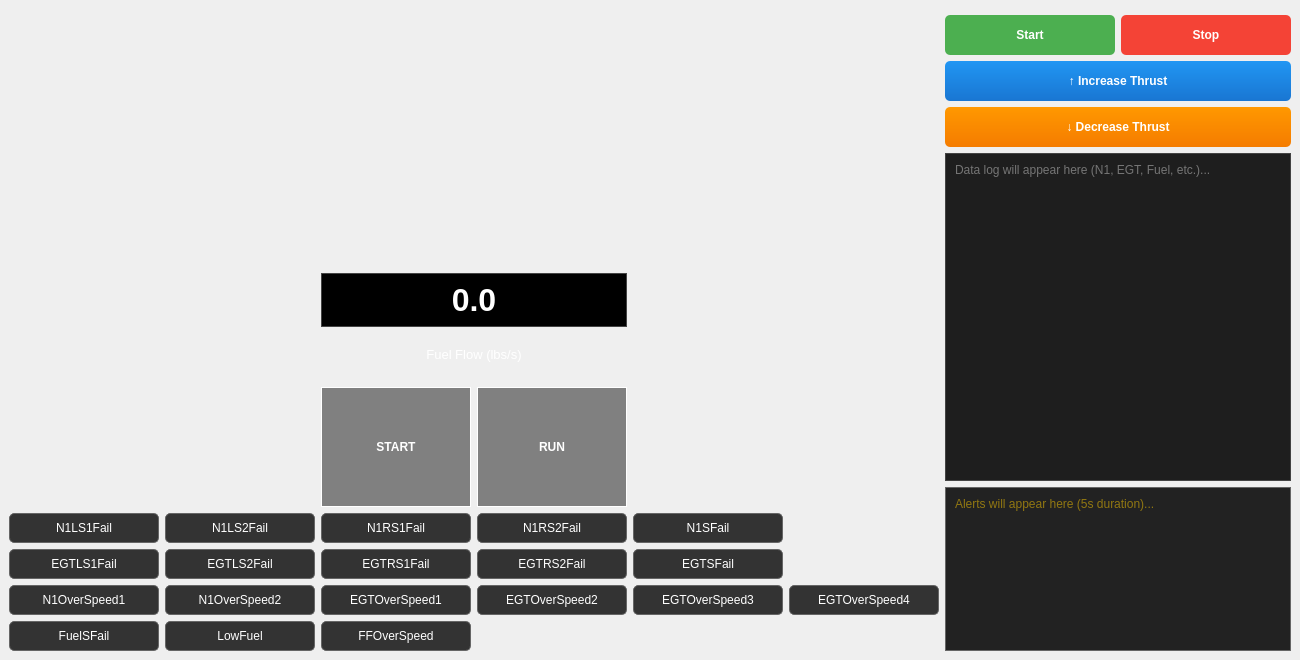
<?xml version="1.0" encoding="UTF-8"?>
<ui version="4.0">
 <class>EngineSimulatorClass</class>
 <widget class="QMainWindow" name="EngineSimulatorClass">
  <property name="geometry">
   <rect>
    <x>0</x>
    <y>0</y>
    <width>1300</width>
    <height>660</height>
   </rect>
  </property>
  <property name="windowTitle">
   <string>Virtual Engine Monitor</string>
  </property>
  <widget class="QWidget" name="centralWidget">
   <layout class="QHBoxLayout" name="mainLayout">
    <item>
     <layout class="QVBoxLayout" name="leftLayout" stretch="1,0">
      <property name="spacing">
       <number>6</number>
      </property>
      <property name="topMargin">
       <number>0</number>
      </property>
      <property name="bottomMargin">
       <number>0</number>
      </property>
      <item>
       <layout class="QGridLayout" name="gaugeGrid" rowstretch="1,1" columnstretch="1,1,1">
        <item row="0" column="0">
         <layout class="QVBoxLayout" name="layoutN1Left">
          <item>
           <widget class="QWidget" name="gaugeN1LeftContainer" native="true">
            <property name="sizePolicy">
             <sizepolicy hsizetype="Preferred" vsizetype="Preferred">
              <horstretch>0</horstretch>
              <verstretch>0</verstretch>
             </sizepolicy>
            </property>
            <property name="minimumSize">
             <size>
              <width>300</width>
              <height>0</height>
             </size>
            </property>
           </widget>
          </item>
         </layout>
        </item>
        <item row="0" column="1">
         <layout class="QVBoxLayout" name="layoutFuelLevel">
          <property name="topMargin">
           <number>0</number>
          </property>
          <item>
           <widget class="QWidget" name="gaugeFuelLevelContainer" native="true">
            <property name="sizePolicy">
             <sizepolicy hsizetype="Preferred" vsizetype="Preferred">
              <horstretch>0</horstretch>
              <verstretch>0</verstretch>
             </sizepolicy>
            </property>
            <property name="minimumSize">
             <size>
              <width>300</width>
              <height>0</height>
             </size>
            </property>
           </widget>
          </item>
         </layout>
        </item>
        <item row="0" column="2">
         <layout class="QVBoxLayout" name="layoutN1Right">
          <item>
           <widget class="QWidget" name="gaugeN1RightContainer" native="true">
            <property name="sizePolicy">
             <sizepolicy hsizetype="Preferred" vsizetype="Preferred">
              <horstretch>0</horstretch>
              <verstretch>0</verstretch>
             </sizepolicy>
            </property>
            <property name="minimumSize">
             <size>
              <width>300</width>
              <height>0</height>
             </size>
            </property>
           </widget>
          </item>
         </layout>
        </item>
        <item row="1" column="0">
         <layout class="QVBoxLayout" name="layoutEGTLeft">
          <item>
           <widget class="QWidget" name="gaugeEGTLeftContainer" native="true">
            <property name="sizePolicy">
             <sizepolicy hsizetype="Preferred" vsizetype="Preferred">
              <horstretch>0</horstretch>
              <verstretch>0</verstretch>
             </sizepolicy>
            </property>
            <property name="minimumSize">
             <size>
              <width>300</width>
              <height>0</height>
             </size>
            </property>
           </widget>
          </item>
         </layout>
        </item>
        <item row="1" column="1">
         <layout class="QVBoxLayout" name="fuelFlowAndIndicators">
          <item>
           <layout class="QVBoxLayout" name="fuelFlowDisplay">
            <property name="spacing">
             <number>0</number>
            </property>
            <property name="topMargin">
             <number>12</number>
            </property>
            <item>
             <widget class="QLabel" name="lcdFuelFlow">
              <property name="minimumSize">
               <size>
                <width>300</width>
                <height>0</height>
               </size>
              </property>
              <property name="styleSheet">
               <string notr="true">color: white;
font-family: &quot;Courier New&quot;, monospace;
font-size: 24pt;
font-weight: bold;
background-color: black;
border: 1px solid #444;
padding: 5px;</string>
              </property>
              <property name="text">
               <string>0.0</string>
              </property>
              <property name="alignment">
               <set>Qt::AlignmentFlag::AlignCenter</set>
              </property>
              <property name="margin">
               <number>0</number>
              </property>
             </widget>
            </item>
            <item>
             <widget class="QLabel" name="labelFuelFlowName">
              <property name="minimumSize">
               <size>
                <width>300</width>
                <height>0</height>
               </size>
              </property>
              <property name="styleSheet">
               <string notr="true">color: white; font-size: 10pt;</string>
              </property>
              <property name="text">
               <string>Fuel Flow (lbs/s)</string>
              </property>
              <property name="alignment">
               <set>Qt::AlignmentFlag::AlignCenter</set>
              </property>
             </widget>
            </item>
           </layout>
          </item>
          <item>
           <layout class="QHBoxLayout" name="indicatorLayout">
            <item>
             <widget class="QLabel" name="labelStartIndicator">
              <property name="minimumSize">
               <size>
                <width>150</width>
                <height>0</height>
               </size>
              </property>
              <property name="styleSheet">
               <string notr="true">background-color: gray; color: white; font-weight: bold;</string>
              </property>
              <property name="frameShape">
               <enum>QFrame::Shape::Box</enum>
              </property>
              <property name="text">
               <string>START</string>
              </property>
              <property name="alignment">
               <set>Qt::AlignmentFlag::AlignCenter</set>
              </property>
             </widget>
            </item>
            <item>
             <widget class="QLabel" name="labelRunIndicator">
              <property name="minimumSize">
               <size>
                <width>150</width>
                <height>0</height>
               </size>
              </property>
              <property name="styleSheet">
               <string notr="true">background-color: gray; color: white; font-weight: bold;</string>
              </property>
              <property name="frameShape">
               <enum>QFrame::Shape::Box</enum>
              </property>
              <property name="text">
               <string>RUN</string>
              </property>
              <property name="alignment">
               <set>Qt::AlignmentFlag::AlignCenter</set>
              </property>
             </widget>
            </item>
           </layout>
          </item>
         </layout>
        </item>
        <item row="1" column="2">
         <layout class="QVBoxLayout" name="layoutEGTRight">
          <item>
           <widget class="QWidget" name="gaugeEGTRightContainer" native="true">
            <property name="sizePolicy">
             <sizepolicy hsizetype="Preferred" vsizetype="Preferred">
              <horstretch>0</horstretch>
              <verstretch>0</verstretch>
             </sizepolicy>
            </property>
            <property name="minimumSize">
             <size>
              <width>300</width>
              <height>0</height>
             </size>
            </property>
           </widget>
          </item>
         </layout>
        </item>
       </layout>
      </item>
      <item>
       <layout class="QGridLayout" name="anomalyGrid" rowstretch="1,1,1,1" columnstretch="1,1,1,1,1,0">
        <item row="0" column="0">
         <widget class="QPushButton" name="N1LS1Fail">
          <property name="minimumSize">
           <size>
            <width>150</width>
            <height>30</height>
           </size>
          </property>
          <property name="styleSheet">
           <string notr="true">QPushButton {
    background-color: #333333;
    color: white;
    border: 1px solid #666666;
    border-radius: 5px;
}
QPushButton:hover {
    background-color: #444444;
}
QPushButton:pressed {
    background-color: #555555;
    border: 2px solid #FF9800;
}
QPushButton:checked {
    background-color: #F44336;
    color: white;
    border: 2px solid #FF5252;
    font-weight: bold;
}</string>
          </property>
          <property name="text">
           <string>N1LS1Fail</string>
          </property>
          <property name="checkable">
           <bool>true</bool>
          </property>
         </widget>
        </item>
        <item row="0" column="1">
         <widget class="QPushButton" name="N1LS2Fail">
          <property name="minimumSize">
           <size>
            <width>150</width>
            <height>30</height>
           </size>
          </property>
          <property name="styleSheet">
           <string notr="true">QPushButton {
    background-color: #333333;
    color: white;
    border: 1px solid #666666;
    border-radius: 5px;
}
QPushButton:hover {
    background-color: #444444;
}
QPushButton:pressed {
    background-color: #555555;
    border: 2px solid #FF9800;
}
QPushButton:checked {
    background-color: #F44336;
    color: white;
    border: 2px solid #FF5252;
    font-weight: bold;
}</string>
          </property>
          <property name="text">
           <string>N1LS2Fail</string>
          </property>
          <property name="checkable">
           <bool>true</bool>
          </property>
         </widget>
        </item>
        <item row="0" column="2">
         <widget class="QPushButton" name="N1RS1Fail">
          <property name="minimumSize">
           <size>
            <width>150</width>
            <height>30</height>
           </size>
          </property>
          <property name="styleSheet">
           <string notr="true">QPushButton {
    background-color: #333333;
    color: white;
    border: 1px solid #666666;
    border-radius: 5px;
}
QPushButton:hover {
    background-color: #444444;
}
QPushButton:pressed {
    background-color: #555555;
    border: 2px solid #FF9800;
}
QPushButton:checked {
    background-color: #F44336;
    color: white;
    border: 2px solid #FF5252;
    font-weight: bold;
}</string>
          </property>
          <property name="text">
           <string>N1RS1Fail</string>
          </property>
          <property name="checkable">
           <bool>true</bool>
          </property>
         </widget>
        </item>
        <item row="0" column="3">
         <widget class="QPushButton" name="N1RS2Fail">
          <property name="minimumSize">
           <size>
            <width>150</width>
            <height>30</height>
           </size>
          </property>
          <property name="styleSheet">
           <string notr="true">QPushButton {
    background-color: #333333;
    color: white;
    border: 1px solid #666666;
    border-radius: 5px;
}
QPushButton:hover {
    background-color: #444444;
}
QPushButton:pressed {
    background-color: #555555;
    border: 2px solid #FF9800;
}
QPushButton:checked {
    background-color: #F44336;
    color: white;
    border: 2px solid #FF5252;
    font-weight: bold;
}</string>
          </property>
          <property name="text">
           <string>N1RS2Fail</string>
          </property>
          <property name="checkable">
           <bool>true</bool>
          </property>
         </widget>
        </item>
        <item row="0" column="4">
         <widget class="QPushButton" name="N1SFail">
          <property name="minimumSize">
           <size>
            <width>150</width>
            <height>30</height>
           </size>
          </property>
          <property name="styleSheet">
           <string notr="true">QPushButton {
    background-color: #333333;
    color: white;
    border: 1px solid #666666;
    border-radius: 5px;
}
QPushButton:hover {
    background-color: #444444;
}
QPushButton:pressed {
    background-color: #555555;
    border: 2px solid #FF9800;
}
QPushButton:checked {
    background-color: #F44336;
    color: white;
    border: 2px solid #FF5252;
    font-weight: bold;
}</string>
          </property>
          <property name="text">
           <string>N1SFail</string>
          </property>
          <property name="checkable">
           <bool>true</bool>
          </property>
         </widget>
        </item>
        <item row="1" column="0">
         <widget class="QPushButton" name="EGTLS1Fail">
          <property name="minimumSize">
           <size>
            <width>150</width>
            <height>30</height>
           </size>
          </property>
          <property name="styleSheet">
           <string notr="true">QPushButton {
    background-color: #333333;
    color: white;
    border: 1px solid #666666;
    border-radius: 5px;
}
QPushButton:hover {
    background-color: #444444;
}
QPushButton:pressed {
    background-color: #555555;
    border: 2px solid #FF9800;
}
QPushButton:checked {
    background-color: #F44336;
    color: white;
    border: 2px solid #FF5252;
    font-weight: bold;
}</string>
          </property>
          <property name="text">
           <string>EGTLS1Fail</string>
          </property>
          <property name="checkable">
           <bool>true</bool>
          </property>
         </widget>
        </item>
        <item row="1" column="1">
         <widget class="QPushButton" name="EGTLS2Fail">
          <property name="minimumSize">
           <size>
            <width>150</width>
            <height>30</height>
           </size>
          </property>
          <property name="styleSheet">
           <string notr="true">QPushButton {
    background-color: #333333;
    color: white;
    border: 1px solid #666666;
    border-radius: 5px;
}
QPushButton:hover {
    background-color: #444444;
}
QPushButton:pressed {
    background-color: #555555;
    border: 2px solid #FF9800;
}
QPushButton:checked {
    background-color: #F44336;
    color: white;
    border: 2px solid #FF5252;
    font-weight: bold;
}</string>
          </property>
          <property name="text">
           <string>EGTLS2Fail</string>
          </property>
          <property name="checkable">
           <bool>true</bool>
          </property>
         </widget>
        </item>
        <item row="1" column="2">
         <widget class="QPushButton" name="EGTRS1Fail">
          <property name="minimumSize">
           <size>
            <width>150</width>
            <height>30</height>
           </size>
          </property>
          <property name="styleSheet">
           <string notr="true">QPushButton {
    background-color: #333333;
    color: white;
    border: 1px solid #666666;
    border-radius: 5px;
}
QPushButton:hover {
    background-color: #444444;
}
QPushButton:pressed {
    background-color: #555555;
    border: 2px solid #FF9800;
}
QPushButton:checked {
    background-color: #F44336;
    color: white;
    border: 2px solid #FF5252;
    font-weight: bold;
}</string>
          </property>
          <property name="text">
           <string>EGTRS1Fail</string>
          </property>
          <property name="checkable">
           <bool>true</bool>
          </property>
         </widget>
        </item>
        <item row="1" column="3">
         <widget class="QPushButton" name="EGTRS2Fail">
          <property name="minimumSize">
           <size>
            <width>150</width>
            <height>30</height>
           </size>
          </property>
          <property name="styleSheet">
           <string notr="true">QPushButton {
    background-color: #333333;
    color: white;
    border: 1px solid #666666;
    border-radius: 5px;
}
QPushButton:hover {
    background-color: #444444;
}
QPushButton:pressed {
    background-color: #555555;
    border: 2px solid #FF9800;
}
QPushButton:checked {
    background-color: #F44336;
    color: white;
    border: 2px solid #FF5252;
    font-weight: bold;
}</string>
          </property>
          <property name="text">
           <string>EGTRS2Fail</string>
          </property>
          <property name="checkable">
           <bool>true</bool>
          </property>
         </widget>
        </item>
        <item row="1" column="4">
         <widget class="QPushButton" name="EGTSFail">
          <property name="minimumSize">
           <size>
            <width>150</width>
            <height>30</height>
           </size>
          </property>
          <property name="styleSheet">
           <string notr="true">QPushButton {
    background-color: #333333;
    color: white;
    border: 1px solid #666666;
    border-radius: 5px;
}
QPushButton:hover {
    background-color: #444444;
}
QPushButton:pressed {
    background-color: #555555;
    border: 2px solid #FF9800;
}
QPushButton:checked {
    background-color: #F44336;
    color: white;
    border: 2px solid #FF5252;
    font-weight: bold;
}</string>
          </property>
          <property name="text">
           <string>EGTSFail</string>
          </property>
          <property name="checkable">
           <bool>true</bool>
          </property>
         </widget>
        </item>
        <item row="2" column="0">
         <widget class="QPushButton" name="N1OverSpeed1">
          <property name="minimumSize">
           <size>
            <width>150</width>
            <height>30</height>
           </size>
          </property>
          <property name="styleSheet">
           <string notr="true">QPushButton {
    background-color: #333333;
    color: white;
    border: 1px solid #666666;
    border-radius: 5px;
}
QPushButton:hover {
    background-color: #444444;
}
QPushButton:pressed {
    background-color: #555555;
    border: 2px solid #FF9800;
}
QPushButton:checked {
    background-color: #F44336;
    color: white;
    border: 2px solid #FF5252;
    font-weight: bold;
}</string>
          </property>
          <property name="text">
           <string>N1OverSpeed1</string>
          </property>
          <property name="checkable">
           <bool>true</bool>
          </property>
         </widget>
        </item>
        <item row="2" column="1">
         <widget class="QPushButton" name="N1OverSpeed2">
          <property name="minimumSize">
           <size>
            <width>150</width>
            <height>30</height>
           </size>
          </property>
          <property name="styleSheet">
           <string notr="true">QPushButton {
    background-color: #333333;
    color: white;
    border: 1px solid #666666;
    border-radius: 5px;
}
QPushButton:hover {
    background-color: #444444;
}
QPushButton:pressed {
    background-color: #555555;
    border: 2px solid #FF9800;
}
QPushButton:checked {
    background-color: #F44336;
    color: white;
    border: 2px solid #FF5252;
    font-weight: bold;
}</string>
          </property>
          <property name="text">
           <string>N1OverSpeed2</string>
          </property>
          <property name="checkable">
           <bool>true</bool>
          </property>
         </widget>
        </item>
        <item row="2" column="2">
         <widget class="QPushButton" name="EGTOverSpeed1">
          <property name="minimumSize">
           <size>
            <width>150</width>
            <height>30</height>
           </size>
          </property>
          <property name="styleSheet">
           <string notr="true">QPushButton {
    background-color: #333333;
    color: white;
    border: 1px solid #666666;
    border-radius: 5px;
}
QPushButton:hover {
    background-color: #444444;
}
QPushButton:pressed {
    background-color: #555555;
    border: 2px solid #FF9800;
}
QPushButton:checked {
    background-color: #F44336;
    color: white;
    border: 2px solid #FF5252;
    font-weight: bold;
}</string>
          </property>
          <property name="text">
           <string>EGTOverSpeed1</string>
          </property>
          <property name="checkable">
           <bool>true</bool>
          </property>
         </widget>
        </item>
        <item row="2" column="3">
         <widget class="QPushButton" name="EGTOverSpeed2">
          <property name="minimumSize">
           <size>
            <width>150</width>
            <height>30</height>
           </size>
          </property>
          <property name="styleSheet">
           <string notr="true">QPushButton {
    background-color: #333333;
    color: white;
    border: 1px solid #666666;
    border-radius: 5px;
}
QPushButton:hover {
    background-color: #444444;
}
QPushButton:pressed {
    background-color: #555555;
    border: 2px solid #FF9800;
}
QPushButton:checked {
    background-color: #F44336;
    color: white;
    border: 2px solid #FF5252;
    font-weight: bold;
}</string>
          </property>
          <property name="text">
           <string>EGTOverSpeed2</string>
          </property>
          <property name="checkable">
           <bool>true</bool>
          </property>
         </widget>
        </item>
        <item row="2" column="4">
         <widget class="QPushButton" name="EGTOverSpeed3">
          <property name="minimumSize">
           <size>
            <width>150</width>
            <height>30</height>
           </size>
          </property>
          <property name="styleSheet">
           <string notr="true">QPushButton {
    background-color: #333333;
    color: white;
    border: 1px solid #666666;
    border-radius: 5px;
}
QPushButton:hover {
    background-color: #444444;
}
QPushButton:pressed {
    background-color: #555555;
    border: 2px solid #FF9800;
}
QPushButton:checked {
    background-color: #F44336;
    color: white;
    border: 2px solid #FF5252;
    font-weight: bold;
}</string>
          </property>
          <property name="text">
           <string>EGTOverSpeed3</string>
          </property>
          <property name="checkable">
           <bool>true</bool>
          </property>
         </widget>
        </item>
        <item row="2" column="5">
         <widget class="QPushButton" name="EGTOverSpeed4">
          <property name="minimumSize">
           <size>
            <width>150</width>
            <height>30</height>
           </size>
          </property>
          <property name="styleSheet">
           <string notr="true">QPushButton {
    background-color: #333333;
    color: white;
    border: 1px solid #666666;
    border-radius: 5px;
}
QPushButton:hover {
    background-color: #444444;
}
QPushButton:pressed {
    background-color: #555555;
    border: 2px solid #FF9800;
}
QPushButton:checked {
    background-color: #F44336;
    color: white;
    border: 2px solid #FF5252;
    font-weight: bold;
}</string>
          </property>
          <property name="text">
           <string>EGTOverSpeed4</string>
          </property>
          <property name="checkable">
           <bool>true</bool>
          </property>
         </widget>
        </item>
        <item row="3" column="0">
         <widget class="QPushButton" name="FuelSFail">
          <property name="minimumSize">
           <size>
            <width>150</width>
            <height>30</height>
           </size>
          </property>
          <property name="styleSheet">
           <string notr="true">QPushButton {
    background-color: #333333;
    color: white;
    border: 1px solid #666666;
    border-radius: 5px;
}
QPushButton:hover {
    background-color: #444444;
}
QPushButton:pressed {
    background-color: #555555;
    border: 2px solid #FF9800;
}
QPushButton:checked {
    background-color: #F44336;
    color: white;
    border: 2px solid #FF5252;
    font-weight: bold;
}</string>
          </property>
          <property name="text">
           <string>FuelSFail</string>
          </property>
          <property name="checkable">
           <bool>true</bool>
          </property>
         </widget>
        </item>
        <item row="3" column="1">
         <widget class="QPushButton" name="LowFuel">
          <property name="minimumSize">
           <size>
            <width>150</width>
            <height>30</height>
           </size>
          </property>
          <property name="styleSheet">
           <string notr="true">QPushButton {
    background-color: #333333;
    color: white;
    border: 1px solid #666666;
    border-radius: 5px;
}
QPushButton:hover {
    background-color: #444444;
}
QPushButton:pressed {
    background-color: #555555;
    border: 2px solid #FF9800;
}
QPushButton:checked {
    background-color: #F44336;
    color: white;
    border: 2px solid #FF5252;
    font-weight: bold;
}</string>
          </property>
          <property name="text">
           <string>LowFuel</string>
          </property>
          <property name="checkable">
           <bool>true</bool>
          </property>
         </widget>
        </item>
        <item row="3" column="2">
         <widget class="QPushButton" name="FFOverSpeed">
          <property name="minimumSize">
           <size>
            <width>150</width>
            <height>30</height>
           </size>
          </property>
          <property name="styleSheet">
           <string notr="true">QPushButton {
    background-color: #333333;
    color: white;
    border: 1px solid #666666;
    border-radius: 5px;
}
QPushButton:hover {
    background-color: #444444;
}
QPushButton:pressed {
    background-color: #555555;
    border: 2px solid #FF9800;
}
QPushButton:checked {
    background-color: #F44336;
    color: white;
    border: 2px solid #FF5252;
    font-weight: bold;
}</string>
          </property>
          <property name="text">
           <string>FFOverSpeed</string>
          </property>
          <property name="checkable">
           <bool>true</bool>
          </property>
         </widget>
        </item>
       </layout>
      </item>
     </layout>
    </item>
    <item>
     <layout class="QVBoxLayout" name="rightLayout" stretch="0,0,1">
      <property name="topMargin">
       <number>6</number>
      </property>
      <item>
       <layout class="QHBoxLayout" name="buttonLayout" stretch="0,0">
        <item>
         <widget class="QPushButton" name="btnStart">
          <property name="minimumSize">
           <size>
            <width>80</width>
            <height>40</height>
           </size>
          </property>
          <property name="styleSheet">
           <string notr="true">background-color: #4CAF50; color: white; border: none; border-radius: 5px; font-weight: bold;</string>
          </property>
          <property name="text">
           <string>Start</string>
          </property>
         </widget>
        </item>
        <item>
         <widget class="QPushButton" name="btnStop">
          <property name="minimumSize">
           <size>
            <width>80</width>
            <height>40</height>
           </size>
          </property>
          <property name="styleSheet">
           <string notr="true">background-color: #F44336; color: white; border: none; border-radius: 5px; font-weight: bold;</string>
          </property>
          <property name="text">
           <string>Stop</string>
          </property>
         </widget>
        </item>
       </layout>
      </item>
      <item>
       <layout class="QVBoxLayout" name="thrustLayout">
        <item>
         <widget class="QPushButton" name="btnIncreaseThrust">
          <property name="minimumSize">
           <size>
            <width>150</width>
            <height>40</height>
           </size>
          </property>
          <property name="styleSheet">
           <string notr="true">QPushButton {
    background: qlineargradient(x1:0, y1:0, x2:0, y2:1, stop:0 #2196F3, stop:1 #1976D2);
    color: white;
    border: none;
    border-radius: 5px;
    font-weight: bold;
}
QPushButton:hover {
    background: qlineargradient(x1:0, y1:0, x2:0, y2:1, stop:0 #42A5F5, stop:1 #1E88E5);
}
QPushButton:pressed {
    background: qlineargradient(x1:0, y1:0, x2:0, y2:1, stop:0 #1976D2, stop:1 #0D47A1);
    border: 2px solid #42A5F5;
}</string>
          </property>
          <property name="text">
           <string>↑ Increase Thrust</string>
          </property>
         </widget>
        </item>
        <item>
         <widget class="QPushButton" name="btnDecreaseThrust">
          <property name="minimumSize">
           <size>
            <width>150</width>
            <height>40</height>
           </size>
          </property>
          <property name="styleSheet">
           <string notr="true">QPushButton {
    background: qlineargradient(x1:0, y1:0, x2:0, y2:1, stop:0 #FF9800, stop:1 #F57C00);
    color: white;
    border: none;
    border-radius: 5px;
    font-weight: bold;
}
QPushButton:hover {
    background: qlineargradient(x1:0, y1:0, x2:0, y2:1, stop:0 #FFA726, stop:1 #FB8C00);
}
QPushButton:pressed {
    background: qlineargradient(x1:0, y1:0, x2:0, y2:1, stop:0 #F57C00, stop:1 #E65100);
    border: 2px solid #FFA726;
}</string>
          </property>
          <property name="text">
           <string>↓ Decrease Thrust</string>
          </property>
         </widget>
        </item>
       </layout>
      </item>
      <item>
       <layout class="QVBoxLayout" name="logDisplayLayout" stretch="2,1">
        <item>
         <widget class="QTextEdit" name="dataLogDisplay">
          <property name="enabled">
           <bool>true</bool>
          </property>
          <property name="styleSheet">
           <string notr="true">background-color: #1E1E1E; color: #CCCCCC; border: 1px solid #444444; padding: 5px;</string>
          </property>
          <property name="readOnly">
           <bool>true</bool>
          </property>
          <property name="placeholderText">
           <string>Data log will appear here (N1, EGT, Fuel, etc.)...</string>
          </property>
         </widget>
        </item>
        <item>
         <widget class="QTextEdit" name="alertLogDisplay">
          <property name="enabled">
           <bool>true</bool>
          </property>
          <property name="styleSheet">
           <string notr="true">background-color: #222222; color: #FFCC00; border: 1px solid #666666; padding: 5px;</string>
          </property>
          <property name="readOnly">
           <bool>true</bool>
          </property>
          <property name="placeholderText">
           <string>Alerts will appear here (5s duration)...</string>
          </property>
         </widget>
        </item>
       </layout>
      </item>
     </layout>
    </item>
   </layout>
  </widget>
 </widget>
 <resources/>
 <connections/>
</ui>
